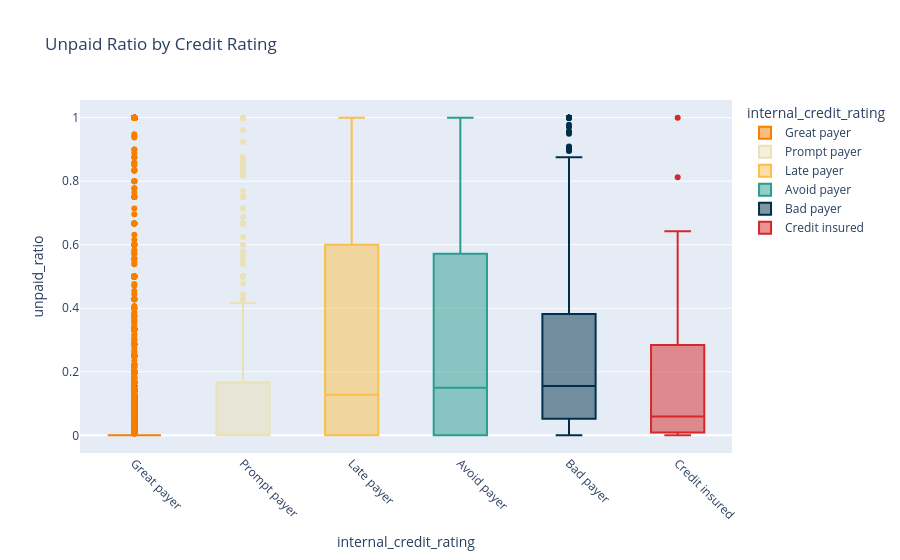

Notebook cell for this chart:
### Code cell
credit_order = [
    'Great payer', 'Prompt payer', 'Late payer',
    'Avoid payer', 'Bad payer', 'Credit insured'
]

color_map = get_category_color_map(pd.DataFrame({'internal_credit_rating': credit_order}), 'internal_credit_rating')

plot_box_by_group(
    df=agg_df,
    group_col='internal_credit_rating',
    value_col='unpaid_ratio',
    title="Unpaid Ratio by Credit Rating",
    category_palette=color_map
)

### Figure 1 — Plotly figure (JSON) as saved in the notebook; plotly's stock layout.template omitted (floating-point values rounded to 4 significant figures; data arrays with more than 128 entries replaced by an {"elided": "..."} marker saying what was removed)
{"data": [{"alignmentgroup": "True", "hovertemplate": "internal_credit_rating=%{x}<br>unpaid_ratio=%{y}<extra></extra>", "legendgroup": "Great payer", "marker": {"color": "#f77f00"}, "name": "Great payer", "notched": false, "offsetgroup": "Great payer", "orientation": "v", "showlegend": true, "type": "box", "x": {"elided": "6043 str values"}, "x0": " ", "xaxis": "x", "y": {"elided": "6043 float values"}, "y0": " ", "yaxis": "y"}, {"alignmentgroup": "True", "hovertemplate": "internal_credit_rating=%{x}<br>unpaid_ratio=%{y}<extra></extra>", "legendgroup": "Prompt payer", "marker": {"color": "#eae2b7"}, "name": "Prompt payer", "notched": false, "offsetgroup": "Prompt payer", "orientation": "v", "showlegend": true, "type": "box", "x": {"elided": "1078 str values"}, "x0": " ", "xaxis": "x", "y": {"elided": "1078 float values"}, "y0": " ", "yaxis": "y"}, {"alignmentgroup": "True", "hovertemplate": "internal_credit_rating=%{x}<br>unpaid_ratio=%{y}<extra></extra>", "legendgroup": "Late payer", "marker": {"color": "#fcbf49"}, "name": "Late payer", "notched": false, "offsetgroup": "Late payer", "orientation": "v", "showlegend": true, "type": "box", "x": {"elided": "1818 str values"}, "x0": " ", "xaxis": "x", "y": {"elided": "1818 float values"}, "y0": " ", "yaxis": "y"}, {"alignmentgroup": "True", "hovertemplate": "internal_credit_rating=%{x}<br>unpaid_ratio=%{y}<extra></extra>", "legendgroup": "Avoid payer", "marker": {"color": "#2a9d8f"}, "name": "Avoid payer", "notched": false, "offsetgroup": "Avoid payer", "orientation": "v", "showlegend": true, "type": "box", "x": {"elided": "545 str values"}, "x0": " ", "xaxis": "x", "y": {"elided": "545 float values"}, "y0": " ", "yaxis": "y"}, {"alignmentgroup": "True", "hovertemplate": "internal_credit_rating=%{x}<br>unpaid_ratio=%{y}<extra></extra>", "legendgroup": "Bad payer", "marker": {"color": "#003049"}, "name": "Bad payer", "notched": false, "offsetgroup": "Bad payer", "orientation": "v", "showlegend": true, "type": "box", "x": {"elided": "470 str values"}, "x0": " ", "xaxis": "x", "y": {"elided": "470 float values"}, "y0": " ", "yaxis": "y"}, {"alignmentgroup": "True", "hovertemplate": "internal_credit_rating=%{x}<br>unpaid_ratio=%{y}<extra></extra>", "legendgroup": "Credit insured", "marker": {"color": "#d62828"}, "name": "Credit insured", "notched": false, "offsetgroup": "Credit insured", "orientation": "v", "showlegend": true, "type": "box", "x": ["Credit insured", "Credit insured", "Credit insured", "Credit insured", "Credit insured", "Credit insured", "Credit insured", "Credit insured", "Credit insured", "Credit insured", "Credit insured", "Credit insured", "Credit insured", "Credit insured", "Credit insured", "Credit insured", "Credit insured", "Credit insured", "Credit insured", "Credit insured", "Credit insured", "Credit insured", "Credit insured", "Credit insured", "Credit insured", "Credit insured", "Credit insured", "Credit insured", "Credit insured", "Credit insured", "Credit insured", "Credit insured", "Credit insured", "Credit insured", "Credit insured", "Credit insured", "Credit insured", "Credit insured", "Credit insured", "Credit insured", "Credit insured", "Credit insured", "Credit insured", "Credit insured", "Credit insured"], "x0": " ", "xaxis": "x", "y": [0.2645, 0.0125, 0.1429, 0.08427, 0.005208, 0.375, 0.4122, 0.01351, 0.1439, 0.4268, 0.1525, 0.02419, 0.04781, 0.0, 0.009259, 0.1081, 0.4444, 0.03128, 0.008469, 0.0, 0.0, 0.06667, 0.04082, 0.0, 0.186, 0.0, 0.06667, 0.3438, 0.05952, 0.0, 0.02034, 0.594, 0.6425, 0.8125, 0.03084, 0.2025, 0.4762, 0.1502, 0.01299, 0.03252, 0.0, 0.0, 1.0, 0.6386, 0.0], "y0": " ", "yaxis": "y"}], "layout": {"boxmode": "overlay", "legend": {"title": {"text": "internal_credit_rating"}, "tracegroupgap": 0}, "title": {"text": "Unpaid Ratio by Credit Rating"}, "xaxis": {"anchor": "y", "categoryarray": ["Great payer", "Prompt payer", "Late payer", "Avoid payer", "Bad payer", "Credit insured"], "categoryorder": "array", "domain": [0, 1], "tickangle": 45, "title": {"text": "internal_credit_rating"}}, "yaxis": {"anchor": "x", "domain": [0, 1], "title": {"text": "unpaid_ratio"}}}}
